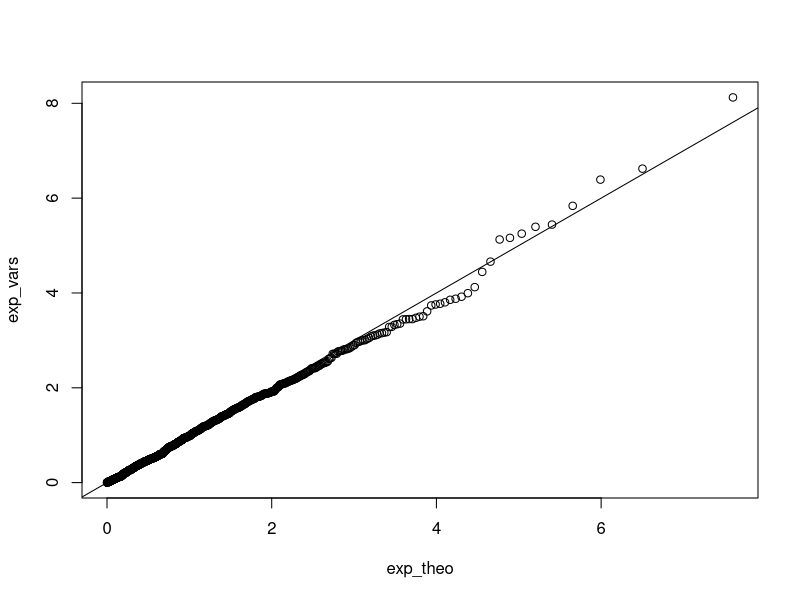
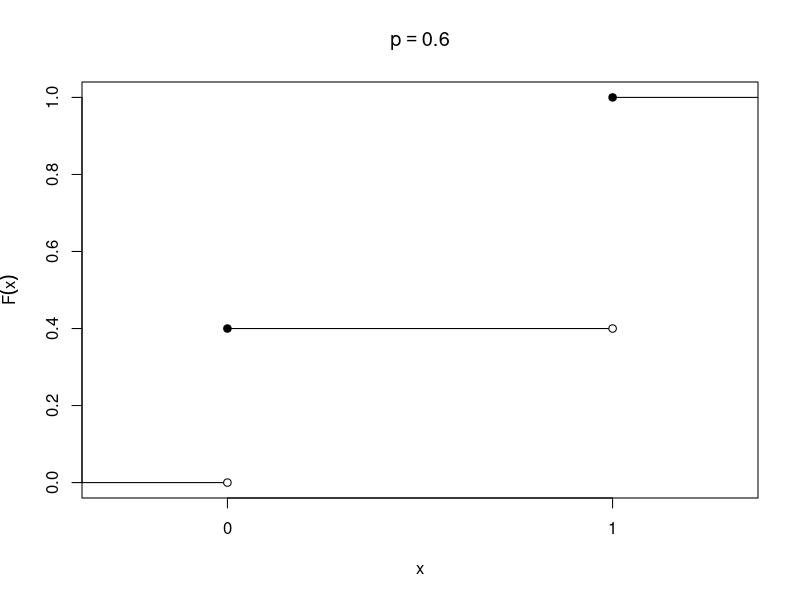
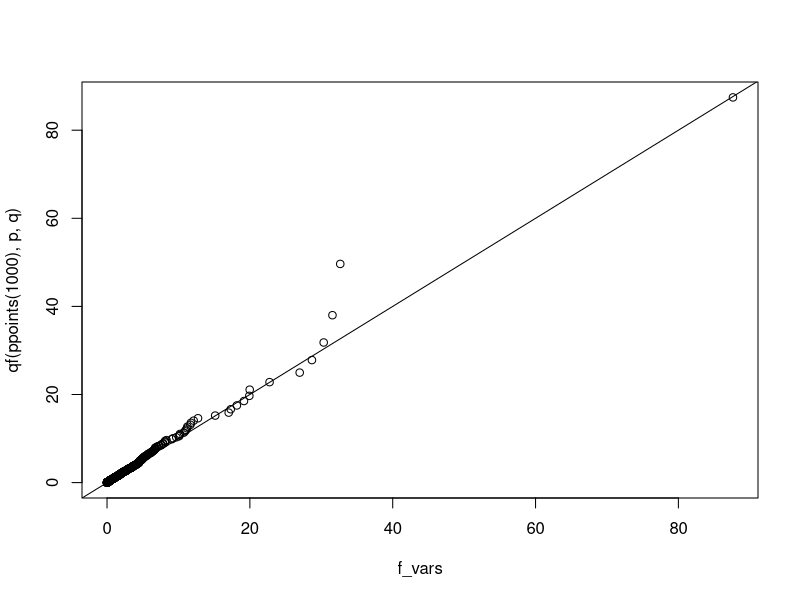
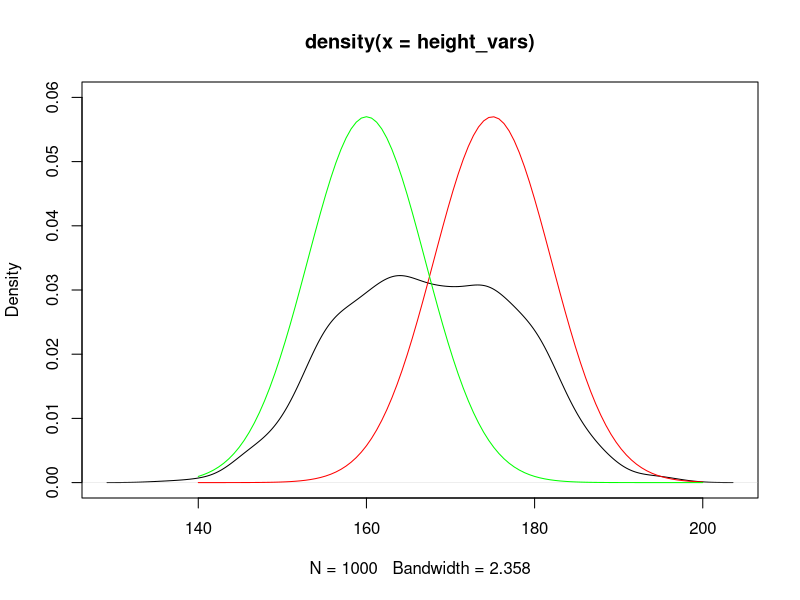
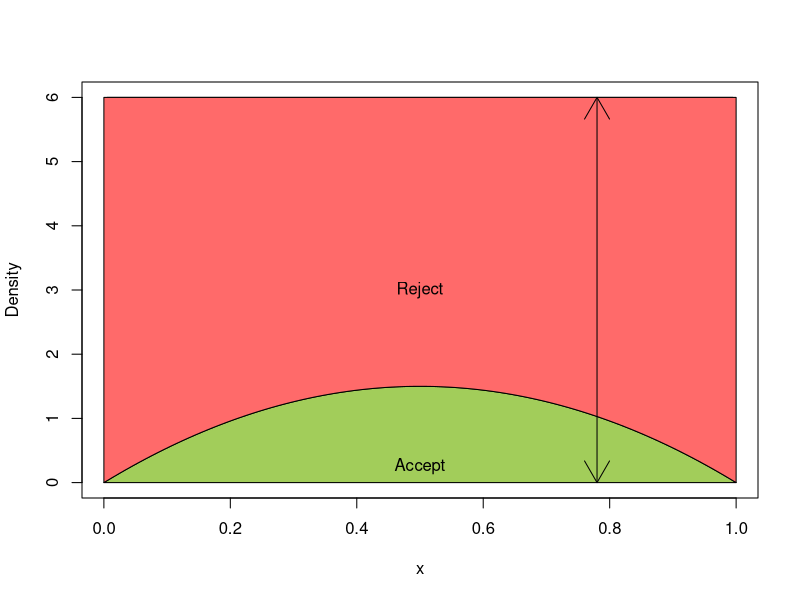
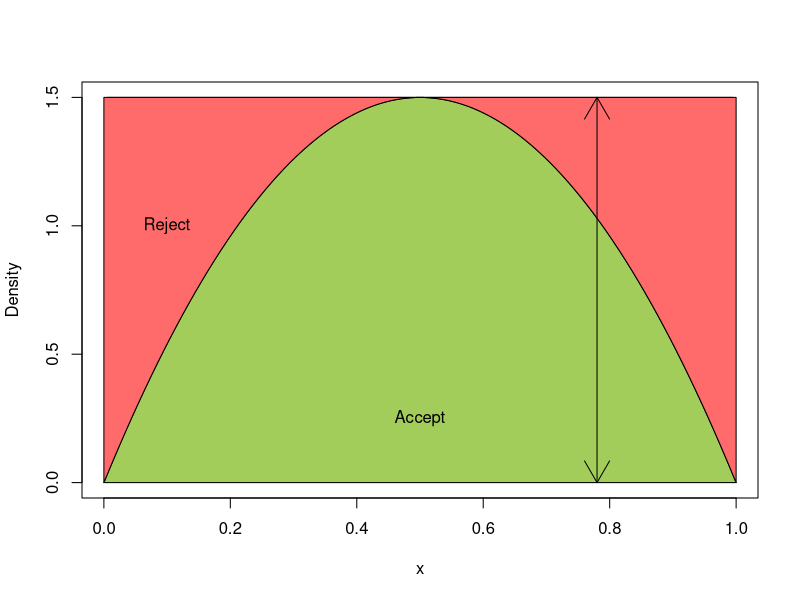

The R script that drew these images, in order:
## ---- chunk 1
library(knitr)
hook_output = knit_hooks$get('output')
knit_hooks$set(output = function(x, options) {
  # this hook is used only when the linewidth option is not NULL
  if (!is.null(n <- options$linewidth)) {
    x = knitr:::split_lines(x)
    # any lines wider than n should be wrapped
    if (any(nchar(x) > n)) x = strwrap(x, width = n)
    x = paste(x, collapse = '\n')
  }
  hook_output(x, options)
})

knitr::opts_chunk$set(cache = FALSE, message = FALSE,
                      linewidth = 50)
set.seed(3150)
## ---- chunk 2
runif(5)
## ---- chunk 3
lambda <- 1
# We want 1000 samples
n <- 1000
unif_vars <- runif(1000)
exp_vars <- -log(1 - unif_vars)/lambda
## ---- chunk 4
# Compute theoretical quantiles
# using qexp
exp_theo <- qexp(ppoints(n))
qqplot(exp_theo, exp_vars)
# Add diagonal line
abline(a = 0, b = 1)
## ---- chunk 5
library(cowplot)
fig_svg <- cowplot::ggdraw() + cowplot::draw_image("../../static/images/Generalized_inversion_method.svg")
plot(fig_svg)
## ---- chunk 6
plot(x = c(0, 1), y = c(0, 1), type = "n",
     xaxt = "n", xlab = "x", ylab = expression(F(x)),
     asp = 1, main = expression(p == 0.6))
axis(side = 1, at = c(0L, 1L))
segments(-1, 0, 0)
segments(0, 0.4, 1)
segments(1, 1, 2)
points(x = c(0, 1), y = c(0, 0.4), pch = 21, bg = "white")
points(x = c(0, 1), y = c(0.4, 1), pch = 19)
## ---- chunk 7
p <- 0.6
n <- 1000
unif_vars <- runif(1000)
# as.numeric turns FALSE into 0 
# and TRUE into 1
bern_vars <- as.numeric(unif_vars > 1 - p)
## ---- chunk 8
c(mean(bern_vars), var(bern_vars))
# Compare with theory
c(p, p*(1 - p))
## ---- chunk 9
# Choose degrees of freedom
p <- 2
q <- 4

# rnorm samples from a normal distribution
U <- sum(rnorm(p)^2)
V <- sum(rnorm(q)^2)

# Take ratio
(U/p)/(V/q)
## ---- chunk 10
# What if we want 1000 replicates?
# Use the function replicate!
# First argument: number of replicates
# Second argument: expression to be run multiple times
f_vars <- replicate(1000, {
  U <- sum(rnorm(p)^2)
  V <- sum(rnorm(q)^2)
  (U/p)/(V/q)
})
## ---- chunk 11
qqplot(f_vars, qf(ppoints(1000), p, q))
# Add diagonal line
abline(a = 0, b = 1)
## ---- chunk 12
height_vars <- replicate(1000, {
  sex <- sample(c("M", "F"), size = 1,
                prob = c(0.5, 0.5))
  if (sex == "M") {
    height <- rnorm(1, mean = 175, sd = 7)
  }
  if (sex == "F") {
    height <- rnorm(1, mean = 160, sd = 7)
  }
  return(height)
})
## ---- chunk 13
plot(density(height_vars), ylim = c(0, 0.06))
# Add component densities
x_seq <- seq(140, 200, length.out = 100)
lines(x_seq, dnorm(x_seq, 175, 7), col = "red")
lines(x_seq, dnorm(x_seq, 160, 7), col = "green")
## ---- chunk 14
# Sample with less code
sex <- sample(c(1, 2), size = 1000,
              replace = TRUE, 
              prob = c(0.5, 0.5))
height_vars <- rnorm(1000, c(175, 160)[sex], 7)
c(mean(height_vars), sd(height_vars))
## ---- chunk 15
x_vec <- ppoints(100)
C <- 6
plot(x_vec, dbeta(x_vec, 2, 2), type = "l", ylim = c(0, C),
     xlab = "x", ylab = "Density")
lines(x_vec, C * dunif(x_vec))
polygon(c(0, x_vec, 1, 0), 
        c(0, dbeta(x_vec, 2, 2), 0, 0),
        col = "darkolivegreen3")
polygon(c(0, x_vec, 1, 1, 0, 0), 
        c(0, dbeta(x_vec, 2, 2), 0, C, C, 0),
        col = "indianred1")
arrows(0.78, 0, 0.78, C, code = 3)
text(c(0.5, 0.5), c(0.25, 3), labels = c("Accept", "Reject"), adj = 0.5)
## ---- chunk 16
# Set parameters----
C <- 6 # Constant
n <- 1000 # Number of variates
k <- 0 # counter for accepted
j <- 0 # iterations
y <- numeric(n) # Allocate memory
## ---- chunk 17
# A while loop runs until condition no longer holds
while (k < n) {
  u <- runif(1)
  j <- j + 1
  x <- runif(1) # random variate from g
  if (u < 6*x*(1-x)/C) {
    k <- k + 1
    y[k] <- x
    }
}
## ---- chunk 18
# How many iterations did we need?
j
## ---- chunk 19
# Compare theoretical and empirical quantiles
p <- seq(0.1, 0.9, by = 0.1)
Qhat <- quantile(y, p) # empirical
Q <- qbeta(p, 2, 2) # theoretical
## ---- chunk 20
round(cbind(Qhat, Q, diff = abs(Qhat - Q)), 3)
## ---- chunk 21
x_vec <- ppoints(100)
C <- 1.5
plot(x_vec, dbeta(x_vec, 2, 2), type = "l", ylim = c(0, C),
     xlab = "x", ylab = "Density")
lines(x_vec, C * dunif(x_vec))
polygon(c(0, x_vec, 1, 0), 
        c(0, dbeta(x_vec, 2, 2), 0, 0),
        col = "darkolivegreen3")
polygon(c(0, x_vec, 1, 1, 0, 0), 
        c(0, dbeta(x_vec, 2, 2), 0, C, C, 0),
        col = "indianred1")
arrows(0.78, 0, 0.78, C, code = 3)
text(c(0.5, 0.1), c(0.25, 1.0), labels = c("Accept", "Reject"), adj = 0.5)
## ---- chunk 22
C <- 1.5; k <- j <- 0 # Reset counters
while (k < n) {
  u <- runif(1)
  j <- j + 1
  x <- runif(1)
  if (u < 6*x*(1-x)/C) {
    k <- k + 1
    y[k] <- x
    }
}
## ---- chunk 23
# How many iterations did we need this time?
j
